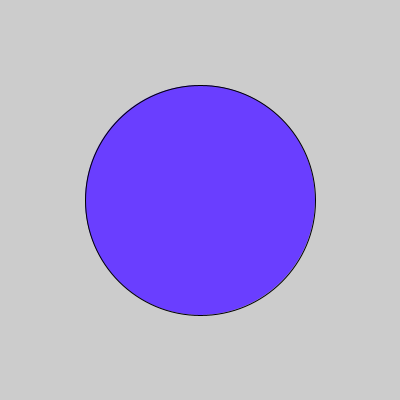
Frame 1 (no input)
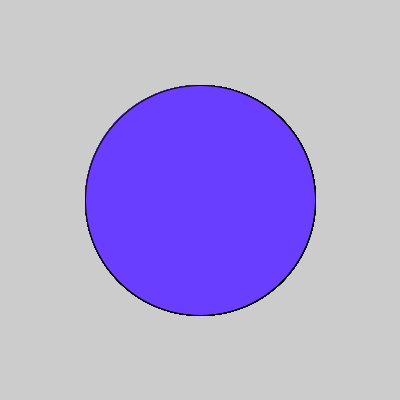
Frame 60 (the mouse pressed at the canvas centre just before this capture)
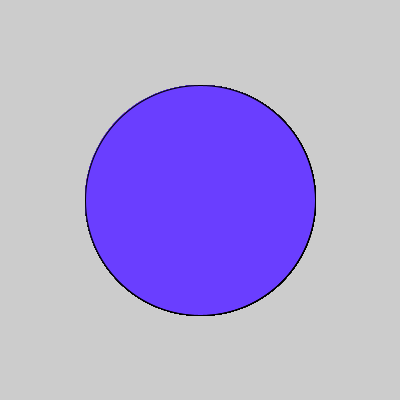
Frame 120 (the mouse held since frame 60 and released just before this capture)

The Processing sketch that drew these frames (run headless with seeded random() and noise(); from frame 60 on, the mouse is pressed at the canvas centre):

// Processing sketch: logical_dot
// ── logical_dot.pde
void setup(){
size(400,400);}

void draw(){

fill(#6A3EFF);
ellipse(200,200,230,230);
if(mousePressed){fill(#3EFFF0);}
}
